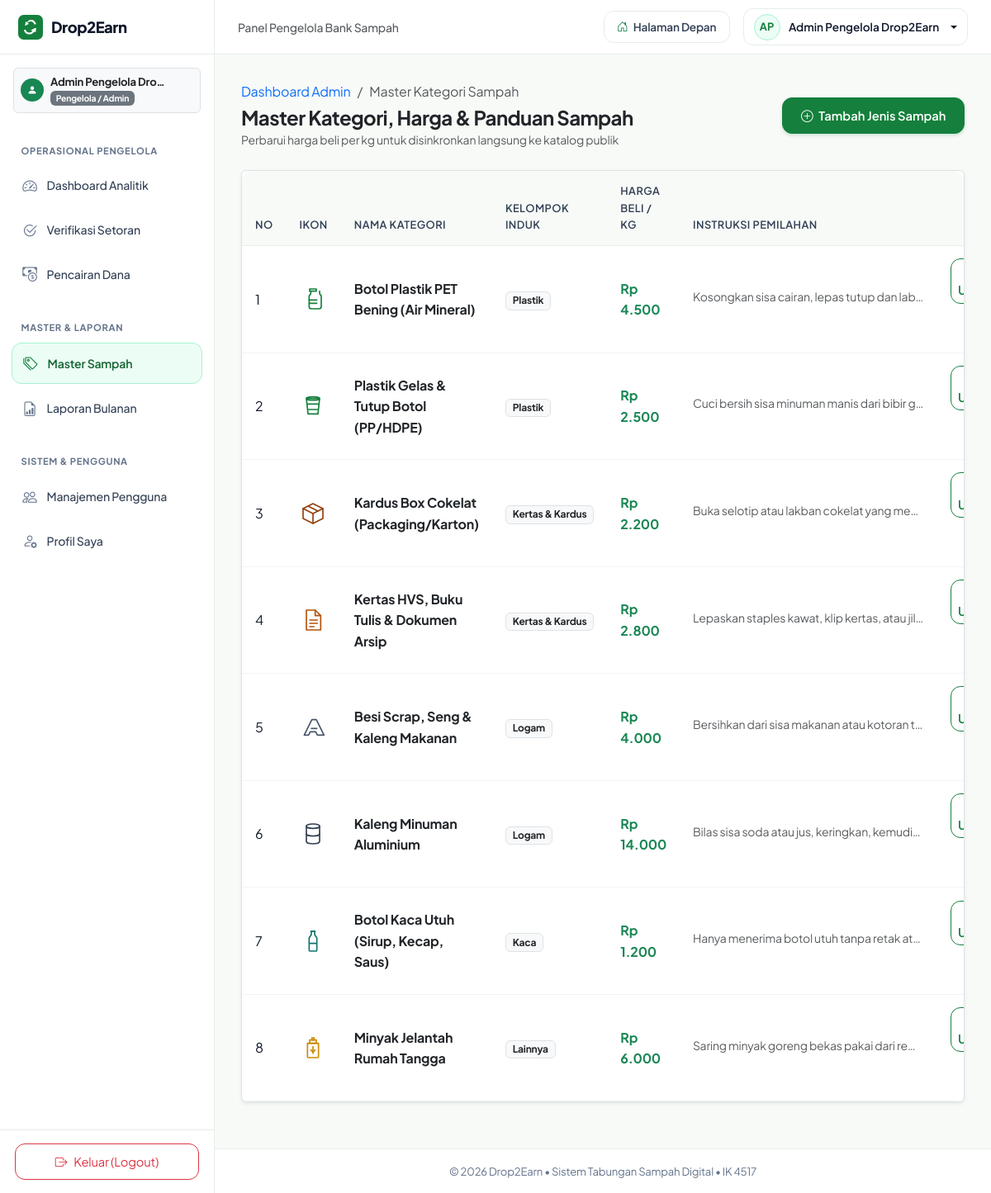
The app's page /admin/kategori.php (signed in) with its own data.
### tables this page shows
CREATE TABLE IF NOT EXISTS `users` (
  `id_user` INT(11) NOT NULL AUTO_INCREMENT,
  `nama_lengkap` VARCHAR(100) NOT NULL,
  `email` VARCHAR(100) NOT NULL UNIQUE,
  `password` VARCHAR(255) NOT NULL,
  `no_hp` VARCHAR(20) NOT NULL,
  `alamat` TEXT DEFAULT NULL,
  `role` ENUM('admin', 'nasabah') NOT NULL DEFAULT 'nasabah',
  `saldo` INT(11) NOT NULL DEFAULT 0,
  `created_at` TIMESTAMP NOT NULL DEFAULT CURRENT_TIMESTAMP,
  PRIMARY KEY (`id_user`)
);

CREATE TABLE IF NOT EXISTS `kategori_sampah` (
  `id_kategori` INT(11) NOT NULL AUTO_INCREMENT,
  `nama_kategori` VARCHAR(100) NOT NULL,
  `jenis_induk` ENUM('Plastik', 'Kertas & Kardus', 'Logam', 'Kaca', 'Lainnya') NOT NULL,
  `harga_per_kg` INT(11) NOT NULL,
  `panduan_pilah` TEXT NOT NULL,
  `gambar` VARCHAR(255) DEFAULT NULL,
  PRIMARY KEY (`id_kategori`)
);

### config/database.php (called while the page is built, shortened)
<?php
function sanitize($str) {
    return htmlspecialchars((string)$str, ENT_QUOTES, 'UTF-8');
}
function rupiah($nominal) {
    return 'Rp ' . number_format((float)$nominal, 0, ',', '.');
}
function base_url($path = '') {
    $script_dir = str_replace('\\', '/', dirname($_SERVER['SCRIPT_NAME'] ?? ''));
    $base = '/Drop2Earn';
    if (strpos($script_dir, '/Drop2Earn') === false) {
        $base = '';
    }
    $clean_path = ltrim($path, '/');
    return $base . ($clean_path ? '/' . $clean_path : '');
}

### config/auth_check.php (called while the page is built, shortened)
<?php
require_once __DIR__ . '/database.php';
function is_logged_in() {
    return isset($_SESSION['id_user']) && !empty($_SESSION['id_user']);
}
function get_auth_user($conn) {
    $id_user = (int)$_SESSION['id_user'];
    $stmt = mysqli_prepare($conn, "SELECT id_user, nama_lengkap, email, no_hp, alamat, role, saldo, created_at FROM users WHERE id_user = ?");
    mysqli_stmt_bind_param($stmt, "i", $id_user);
    mysqli_stmt_execute($stmt);
    $result = mysqli_stmt_get_result($stmt);
    $user = mysqli_fetch_assoc($result);
    if ($user) {
        return $user;
    }
    return null;
}

### admin/kategori.php (the view, shortened to what this page needs)
<?php
require_once __DIR__ . '/../config/database.php';
require_once __DIR__ . '/../config/auth_check.php';
$query = "SELECT * FROM kategori_sampah ORDER BY jenis_induk ASC, nama_kategori ASC";
$result = mysqli_query($conn, $query);
$categories = [];
while ($row = mysqli_fetch_assoc($result)) {
    $categories[] = $row;
}
require_once __DIR__ . '/../includes/header.php';
?>
<div class="d2e-dashboard-layout">
    <?php require_once __DIR__ . '/../includes/sidebar.php'; ?>
    <div class="d2e-dashboard-main">
        <?php require_once __DIR__ . '/../includes/topbar.php'; ?>
        <main class="d2e-dashboard-content">
            <div class="container-fluid p-0">
                <div class="d-flex flex-wrap align-items-center justify-content-between gap-3 mb-4">
                    <div>
                        <nav aria-label="breadcrumb">
                            <ol class="breadcrumb small mb-1">
                                <li class="breadcrumb-item"><a href="<?= base_url('admin/index.php') ?>" class="text-decoration-none">Dashboard Admin</a></li>
                                <li class="breadcrumb-item active" aria-current="page">Master Kategori Sampah</li>
                            </ol>
                        </nav>
                        <h1 class="h4 fw-bold text-dark mb-0">Master Kategori, Harga &amp; Panduan Sampah</h1>
                        <small class="text-muted">Perbarui harga beli per kg untuk disinkronkan langsung ke katalog publik</small>
                    </div>
                    <button type="button" class="btn btn-primary" data-bs-toggle="modal" data-bs-target="#modalTambahKategori">
                        <i class="bi bi-plus-circle me-1"></i> Tambah Jenis Sampah
                    </button>
                </div>
                <div class="card border shadow-sm">
                    <div class="card-body p-0">
                        <div class="table-responsive border-0">
                            <table class="table table-hover align-middle mb-0">
                                <thead>
                                    <tr>
                                        <th>No</th>
                                        <th>Ikon</th>
                                        <th>Nama Kategori</th>
                                        <th>Kelompok Induk</th>
                                        <th>Harga Beli / Kg</th>
                                        <th>Instruksi Pemilahan</th>
                                        <th class="text-end">Aksi</th>
                                    </tr>
                                </thead>
                                <tbody>
                                    <?php foreach ($categories as $index => $cat): ?>
                                        <tr>
                                            <td><?= $index + 1 ?></td>
                                            <td>
                                                <img src="<?= base_url('assets/img/' . ($cat['gambar'] ?: 'plastik-pet.svg')) ?>" alt="" width="32" height="32">
                                            </td>
                                            <td>
                                                <strong class="text-dark d-block"><?= sanitize($cat['nama_kategori']) ?></strong>
                                            </td>
                                            <td>
                                                <span class="badge bg-light text-dark border"><?= sanitize($cat['jenis_induk']) ?></span>
                                            </td>
                                            <td>
                                                <strong class="text-success"><?= rupiah($cat['harga_per_kg']) ?></strong>
                                            </td>
                                            <td>
                                                <span class="small text-muted d-inline-block text-truncate" style="max-width: 280px;" title="<?= sanitize($cat['panduan_pilah']) ?>">
                                                    <?= sanitize($cat['panduan_pilah']) ?>
                                                </span>
                                            </td>
                                            <td class="text-end">
                                                <button type="button" class="btn btn-sm btn-outline-primary me-1 btn-edit-kategori"
                                                        data-bs-toggle="modal"
                                                        data-bs-target="#modalEditKategori"
                                                        data-id="<?= $cat['id_kategori'] ?>"
                                                        data-nama="<?= sanitize($cat['nama_kategori']) ?>"
                                                        data-induk="<?= sanitize($cat['jenis_induk']) ?>"
                                                        data-harga="<?= $cat['harga_per_kg'] ?>"
                                                        data-panduan="<?= sanitize($cat['panduan_pilah']) ?>"
                                                        data-gambar="<?= sanitize($cat['gambar'] ?: 'plastik-pet.svg') ?>">
                                                    <i class="bi bi-pencil-square"></i> Ubah
                                                </button>
                                            </td>
                                        </tr>
                                    <?php endforeach; ?>
                                </tbody>
                            </table>
                        </div>
                    </div>
                </div>
            </div>
        </main>
<?php require_once __DIR__ . '/../includes/dashboard_footer.php'; ?>

### includes/header.php (shortened to what this page needs)
<?php
$body_toast_success = '';
$body_toast_error = '';
$body_toast_warning = '';
$body_toast_info = '';
?>
<!DOCTYPE html>
<html lang="id">
<head>
    <link rel="stylesheet" href="https://cdn.jsdelivr.net/npm/bootstrap@5.3.3/dist/css/bootstrap.min.css">
    <link rel="stylesheet" href="https://cdn.jsdelivr.net/npm/bootstrap-icons@1.11.3/font/bootstrap-icons.min.css">
    <link rel="stylesheet" href="<?= base_url('assets/css/style.css') ?>">
</head>
<body class="d-flex flex-column min-vh-100"
      data-toast-success="<?= $body_toast_success ?>"
      data-toast-error="<?= $body_toast_error ?>"
      data-toast-warning="<?= $body_toast_warning ?>"
      data-toast-info="<?= $body_toast_info ?>">

### includes/sidebar.php
<?php
$logged_user = isset($conn) ? get_auth_user($conn) : null;
$role = $logged_user['role'] ?? 'nasabah';
$current_script = basename($_SERVER['SCRIPT_NAME'] ?? '');
?>
<aside class="d2e-sidebar" id="dashboardSidebar">
    <a href="<?= $role === 'admin' ? base_url('admin/index.php') : base_url('nasabah/dashboard.php') ?>" class="d2e-sidebar-brand">
        <img src="<?= base_url('assets/img/logo.svg') ?>" alt="Logo Drop2Earn" width="30" height="30">
        <span>Drop2Earn</span>
    </a>
    <div class="px-3 pt-3 pb-2">
        <div class="d-flex align-items-center justify-content-between p-2 rounded bg-light border">
            <div class="d-flex align-items-center gap-2">
                <div class="rounded-circle bg-success text-white d-flex align-items-center justify-content-center" style="width: 28px; height: 28px; font-size: 0.75rem;">
                    <i class="bi bi-person-fill"></i>
                </div>
                <div style="line-height: 1.2;">
                    <div class="fw-bold text-dark text-truncate" style="max-width: 140px; font-size: 0.82rem;">
                        <?= sanitize($logged_user['nama_lengkap'] ?? 'Pengguna') ?>
                    </div>
                    <span class="badge bg-secondary" style="font-size: 0.65rem;">
                        <?= $role === 'admin' ? 'Pengelola / Admin' : 'Nasabah Warga' ?>
                    </span>
                </div>
            </div>
        </div>
    </div>
    <nav class="d2e-sidebar-nav">
        <?php if ($role === 'nasabah'): ?>
            <div class="sidebar-heading">Menu Tabungan</div>
            <a href="<?= base_url('nasabah/dashboard.php') ?>" class="d2e-sidebar-link <?= ($current_script === 'dashboard.php') ? 'active' : '' ?>">
                <i class="bi bi-journal-check"></i>
                <span>Buku Tabungan</span>
            </a>
            <a href="<?= base_url('nasabah/setor.php') ?>" class="d2e-sidebar-link <?= ($current_script === 'setor.php') ? 'active' : '' ?>">
                <i class="bi bi-box-arrow-in-down"></i>
                <span>Setor Sampah</span>
            </a>
            <a href="<?= base_url('nasabah/tarik_saldo.php') ?>" class="d2e-sidebar-link <?= ($current_script === 'tarik_saldo.php') ? 'active' : '' ?>">
                <i class="bi bi-cash-stack"></i>
                <span>Tarik Saldo</span>
            </a>
            <div class="sidebar-heading mt-3">Akun &amp; Pengaturan</div>
            <a href="<?= base_url('nasabah/profil.php') ?>" class="d2e-sidebar-link <?= ($current_script === 'profil.php') ? 'active' : '' ?>">
                <i class="bi bi-person-gear"></i>
                <span>Profil Saya</span>
            </a>
        <?php elseif ($role === 'admin'): ?>
            <div class="sidebar-heading">Operasional Pengelola</div>
            <a href="<?= base_url('admin/index.php') ?>" class="d2e-sidebar-link <?= ($current_script === 'index.php') ? 'active' : '' ?>">
                <i class="bi bi-speedometer2"></i>
                <span>Dashboard Analitik</span>
            </a>
            <a href="<?= base_url('admin/verifikasi_setoran.php') ?>" class="d2e-sidebar-link <?= ($current_script === 'verifikasi_setoran.php') ? 'active' : '' ?>">
                <i class="bi bi-check2-circle"></i>
                <span>Verifikasi Setoran</span>
            </a>
            <a href="<?= base_url('admin/pencairan.php') ?>" class="d2e-sidebar-link <?= ($current_script === 'pencairan.php') ? 'active' : '' ?>">
                <i class="bi bi-cash-coin"></i>
                <span>Pencairan Dana</span>
            </a>
            <div class="sidebar-heading mt-3">Master &amp; Laporan</div>
            <a href="<?= base_url('admin/kategori.php') ?>" class="d2e-sidebar-link <?= ($current_script === 'kategori.php') ? 'active' : '' ?>">
                <i class="bi bi-tags"></i>
                <span>Master Sampah</span>
            </a>
            <a href="<?= base_url('admin/laporan.php') ?>" class="d2e-sidebar-link <?= ($current_script === 'laporan.php') ? 'active' : '' ?>">
                <i class="bi bi-file-earmark-bar-graph"></i>
                <span>Laporan Bulanan</span>
            </a>
            <div class="sidebar-heading mt-3">Sistem &amp; Pengguna</div>
            <a href="<?= base_url('admin/pengguna.php') ?>" class="d2e-sidebar-link <?= ($current_script === 'pengguna.php') ? 'active' : '' ?>">
                <i class="bi bi-people"></i>
                <span>Manajemen Pengguna</span>
            </a>
            <a href="<?= base_url('admin/profil.php') ?>" class="d2e-sidebar-link <?= ($current_script === 'profil.php') ? 'active' : '' ?>">
                <i class="bi bi-person-gear"></i>
                <span>Profil Saya</span>
            </a>
        <?php endif; ?>
    </nav>
    <div class="d2e-sidebar-footer">
        <a href="<?= base_url('logout.php') ?>"
           class="btn btn-outline-danger btn-sm w-100 d-flex align-items-center justify-content-center gap-2"
           data-confirm="Apakah Anda yakin ingin keluar dari sistem Drop2Earn?"
           data-confirm-title="Konfirmasi Keluar"
           data-confirm-type="warning"
           data-confirm-btn="Ya, Keluar">
            <i class="bi bi-box-arrow-right"></i>
            <span>Keluar (Logout)</span>
        </a>
    </div>
</aside>

### includes/topbar.php (shortened to what this page needs)
<?php
$logged_user = isset($conn) ? get_auth_user($conn) : null;
$role = $logged_user['role'] ?? 'nasabah';
$initials = 'US';
if (!empty($logged_user['nama_lengkap'])) {
    $words = explode(' ', trim($logged_user['nama_lengkap']));
    $initials = strtoupper(substr($words[0], 0, 1) . (isset($words[1]) ? substr($words[1], 0, 1) : ''));
}
?>
<header class="d2e-topbar">
    <div class="d-flex align-items-center gap-3">
        <div class="d-none d-sm-block">
            <span class="text-muted small fw-medium">Panel <?= $role === 'admin' ? 'Pengelola Bank Sampah' : 'Nasabah Warga' ?></span>
        </div>
    </div>
    <div class="d-flex align-items-center gap-2 gap-sm-3">
        <a href="<?= base_url('index.php') ?>" class="btn-halaman-depan" title="Lihat Tampilan Landing Page Publik">
            <i class="bi bi-house-door text-success"></i>
            <span>Halaman Depan</span>
        </a>
        <div class="dropdown">
            <button class="d2e-user-pill dropdown-toggle" type="button" data-bs-toggle="dropdown" aria-expanded="false">
                <div class="d2e-user-avatar"><?= $initials ?></div>
                <span class="d-none d-md-inline"><?= sanitize($logged_user['nama_lengkap'] ?? 'Pengguna') ?></span>
            </button>
        </div>
    </div>
</header>

### includes/dashboard_footer.php (shortened to what this page needs)
        <footer class="d2e-dashboard-footer text-center">
            &copy; <?= date('Y') ?> Drop2Earn &bull; Sistem Tabungan Sampah Digital &bull; IK 4517
        </footer>
    </div>
</div>
</body>
</html>

### records on screen
users: nama_lengkap "Admin Pengelola Dro…", nama_lengkap "AP", nama_lengkap "Admin Pengelola Drop2Earn"
kategori_sampah: gambar (picture), nama_kategori "Botol Plastik PET Bening (Air Mineral)", jenis_induk "Plastik", harga_per_kg "Rp 4.500", panduan_pilah "Kosongkan sisa cairan, lepas tutup dan lab…"
kategori_sampah: gambar (picture), nama_kategori "Plastik Gelas & Tutup Botol (PP/HDPE)", jenis_induk "Plastik", harga_per_kg "Rp 2.500", panduan_pilah "Cuci bersih sisa minuman manis dari bibir g…"
kategori_sampah: gambar (picture), nama_kategori "Kardus Box Cokelat (Packaging/Karton)", jenis_induk "Kertas & Kardus", harga_per_kg "Rp 2.200", panduan_pilah "Buka selotip atau lakban cokelat yang me…"
kategori_sampah: gambar (picture), nama_kategori "Kertas HVS, Buku Tulis & Dokumen Arsip", jenis_induk "Kertas & Kardus", harga_per_kg "Rp 2.800", panduan_pilah "Lepaskan staples kawat, klip kertas, atau jil…"
kategori_sampah: gambar (picture), nama_kategori "Besi Scrap, Seng & Kaleng Makanan", jenis_induk "Logam", harga_per_kg "Rp 4.000", panduan_pilah "Bersihkan dari sisa makanan atau kotoran t…"
kategori_sampah: gambar (picture), nama_kategori "Kaleng Minuman Aluminium", jenis_induk "Logam", harga_per_kg "Rp 14.000", panduan_pilah "Bilas sisa soda atau jus, keringkan, kemudi…"
kategori_sampah: gambar (picture), nama_kategori "Botol Kaca Utuh (Sirup, Kecap, Saus)", jenis_induk "Kaca", harga_per_kg "Rp 1.200", panduan_pilah "Hanya menerima botol utuh tanpa retak at…"
kategori_sampah: gambar (picture), nama_kategori "Minyak Jelantah Rumah Tangga", jenis_induk "Lainnya", harga_per_kg "Rp 6.000", panduan_pilah "Saring minyak goreng bekas pakai dari re…"
